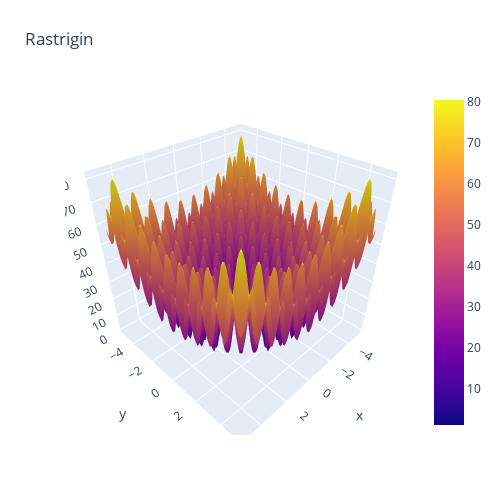

Source (notebook cell):
### Code cell
from objectives import rastrigin
plot_function(rastrigin, "Rastrigin", -5.12, 5.12)
